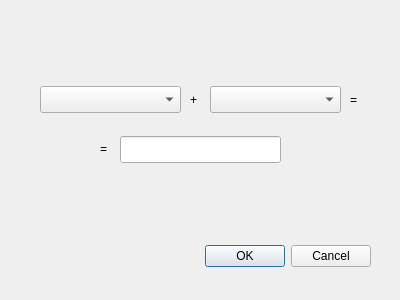
<?xml version="1.0" encoding="UTF-8"?>
<ui version="4.0">
 <class>Summation</class>
 <widget class="QDialog" name="Summation">
  <property name="geometry">
   <rect>
    <x>0</x>
    <y>0</y>
    <width>400</width>
    <height>300</height>
   </rect>
  </property>
  <property name="windowTitle">
   <string>Dialog</string>
  </property>
  <widget class="QDialogButtonBox" name="buttonBox">
   <property name="geometry">
    <rect>
     <x>190</x>
     <y>240</y>
     <width>181</width>
     <height>32</height>
    </rect>
   </property>
   <property name="orientation">
    <enum>Qt::Horizontal</enum>
   </property>
   <property name="standardButtons">
    <set>QDialogButtonBox::Cancel|QDialogButtonBox::Ok</set>
   </property>
  </widget>
  <widget class="QComboBox" name="comboBox">
   <property name="geometry">
    <rect>
     <x>40</x>
     <y>86</y>
     <width>141</width>
     <height>27</height>
    </rect>
   </property>
  </widget>
  <widget class="QComboBox" name="comboBox_2">
   <property name="geometry">
    <rect>
     <x>210</x>
     <y>86</y>
     <width>131</width>
     <height>27</height>
    </rect>
   </property>
  </widget>
  <widget class="QLineEdit" name="lineEdit">
   <property name="geometry">
    <rect>
     <x>120</x>
     <y>136</y>
     <width>161</width>
     <height>27</height>
    </rect>
   </property>
  </widget>
  <widget class="QLabel" name="label">
   <property name="geometry">
    <rect>
     <x>190</x>
     <y>91</y>
     <width>16</width>
     <height>17</height>
    </rect>
   </property>
   <property name="text">
    <string>+</string>
   </property>
  </widget>
  <widget class="QLabel" name="label_2">
   <property name="geometry">
    <rect>
     <x>350</x>
     <y>91</y>
     <width>21</width>
     <height>17</height>
    </rect>
   </property>
   <property name="text">
    <string>=</string>
   </property>
  </widget>
  <widget class="QLabel" name="label_3">
   <property name="geometry">
    <rect>
     <x>100</x>
     <y>140</y>
     <width>16</width>
     <height>17</height>
    </rect>
   </property>
   <property name="text">
    <string>=</string>
   </property>
  </widget>
 </widget>
 <resources/>
 <connections>
  <connection>
   <sender>buttonBox</sender>
   <signal>accepted()</signal>
   <receiver>Summation</receiver>
   <slot>accept()</slot>
   <hints>
    <hint type="sourcelabel">
     <x>248</x>
     <y>254</y>
    </hint>
    <hint type="destinationlabel">
     <x>157</x>
     <y>274</y>
    </hint>
   </hints>
  </connection>
  <connection>
   <sender>buttonBox</sender>
   <signal>rejected()</signal>
   <receiver>Summation</receiver>
   <slot>reject()</slot>
   <hints>
    <hint type="sourcelabel">
     <x>316</x>
     <y>260</y>
    </hint>
    <hint type="destinationlabel">
     <x>286</x>
     <y>274</y>
    </hint>
   </hints>
  </connection>
 </connections>
</ui>
